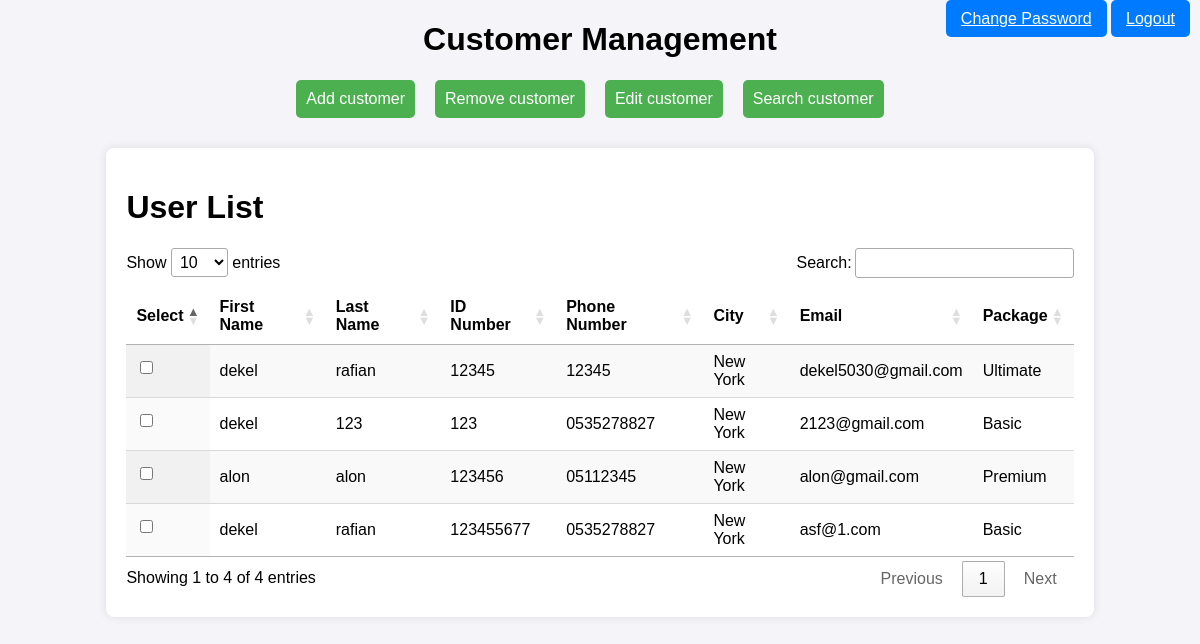
The app's page /home/ (signed in) with its own data.
### accounts/models.py (models this page shows, shortened)
class Customer(models.Model):
    first_name = models.CharField(max_length=100)
    last_name = models.CharField(max_length=100)
    id_number = models.CharField(max_length=10,primary_key=True)
    phone_number = models.CharField(max_length=11)
    city = models.CharField(max_length=50)
    email = models.EmailField()
    package = models.CharField(max_length=50)

### home_screen/views.py (the view)
# urls.py: 2. Add a URL to urlpatterns:  path('', views.home, name='home')
def home(request):
    if request.method == 'POST':
        form_type = request.POST['action']  # Get the form type
        print("in " + form_type)
        if form_type == 'add-customer':
            first_name = request.POST['first_name']
            last_name = request.POST['last_name']
            id_number = request.POST['id_number']
            phone = request.POST['phone']
            city = request.POST['city']
            email = request.POST['email']
            internet_package = request.POST['internet_package']
            Customer.add(first_name, last_name, id_number, phone, city, email, internet_package)
            print("add customer submitted")
            customers = Customer.objects.all()
            return render(request, 'home.html', {'customers': customers})
        elif form_type == 'remove-customer':
            print("remove customer submitted")
        elif form_type == 'edit-customer':
            print("edit customer submitted")
        elif form_type == 'search-customer':
            print("search customer submitted")
    else:
        is_logged_in = request.session.get('isLoggedIn', False)
        print(is_logged_in)
        if is_logged_in == True:
            customers = Customer.objects.all()
        else:
            return redirect("login")
        return render(request, 'home.html', {'customers': customers})

### home_screen/templates/home.html (shortened to what this page needs)
{% load static %}
<!DOCTYPE html>
<html lang="en">
<head>
    <link rel="stylesheet" href="{% static 'home-style.css' %}">
    <link rel="stylesheet" type="text/css" href="https://cdn.datatables.net/1.13.1/css/jquery.dataTables.min.css">
</head>
<body>
<div class="header">
    <h1 class="header">Customer Management</h1>
    <div class="top-right">
        <a href="{% url 'change_password' %}" id="change-password-btn">Change Password</a>
        <a href="{% url 'logout' %}" id="logout">Logout</a>
    </div>
</div>
<div class="button-row">
    <button type="button" id="add-customer-btn">Add customer</button>
    <button type="button" id="remove-customer-btn">Remove customer</button>
    <button type="button" id="edit-customer-btn">Edit customer</button>
    <button type="button" id="search-customer-btn">Search customer</button>
</div>
<div class="customers">
    <h1>User List</h1>
    <table id="customerTable" class="display">
        <thead>
            <tr>
                <th>Select</th>
                <th>First Name</th>
                <th>Last Name</th>
                <th>ID Number</th>
                <th>Phone Number</th>
                <th>City</th>
                <th>Email</th>
                <th>Package</th>
            </tr>
        </thead>
        <tbody>
        {% for customer in customers %}
            <tr>
                <td><input type="checkbox" class="select-row" data-id="{{ customer.id_number }}"></td>
                <td>{{ customer.first_name }}</td>
                <td>{{ customer.last_name }}</td>
                <td>{{ customer.id_number }}</td>
                <td>{{ customer.phone_number }}</td>
                <td>{{ customer.city }}</td>
                <td>{{ customer.email }}</td>
                <td>{{ customer.package }}</td>
            </tr>
        {% empty %}
            <tr>
                <td colspan="8">No customers available.</td>
            </tr>
        {% endfor %}
        </tbody>
    </table>
</div>
</body>
</html>

### home_screen/static/home-style.css (style rules this page uses)
body { font-family: Arial, sans-serif; background-color: #f4f4f9; }
.header { text-align: center; }
button { padding: 10px; background-color: #4CAF50; color: white; border: none; border-radius: 5px; font-size: 16px; cursor: pointer; }
.button-row { display: flex; justify-content: center; }
.button-row button { margin: 0px 20px 20px 0px; }
.customers { width: 80%; margin: 10px auto; padding: 20px; background-color: white; border-radius: 8px; box-shadow: 0 0 10px rgba(0, 0, 0, 0.1); }
input, select { margin-bottom: 10px; padding: 5px; font-size: 16px; border: 1px solid #ccc; border-radius: 5px; }
.top-right { position: absolute; top: 10px; right: 10px; }
#change-password-btn, #logout { padding: 10px 15px; background-color: #007bff; color: white; border: none; border-radius: 5px; cursor: pointer; }

### records on screen
Customer: first_name "dekel", last_name "rafian", id_number "12345", phone_number "12345", city "New York", email "dekel5030@gmail.com", package "Ultimate"
Customer: first_name "dekel", last_name "123", id_number "123", phone_number "0535278827", city "New York", email "2123@gmail.com", package "Basic"
Customer: first_name "alon", last_name "alon", id_number "123456", phone_number "05112345", city "New York", email "alon@gmail.com", package "Premium"
Customer: first_name "dekel", last_name "rafian", id_number "123455677", phone_number "0535278827", city "New York", email "asf@1.com", package "Basic"
